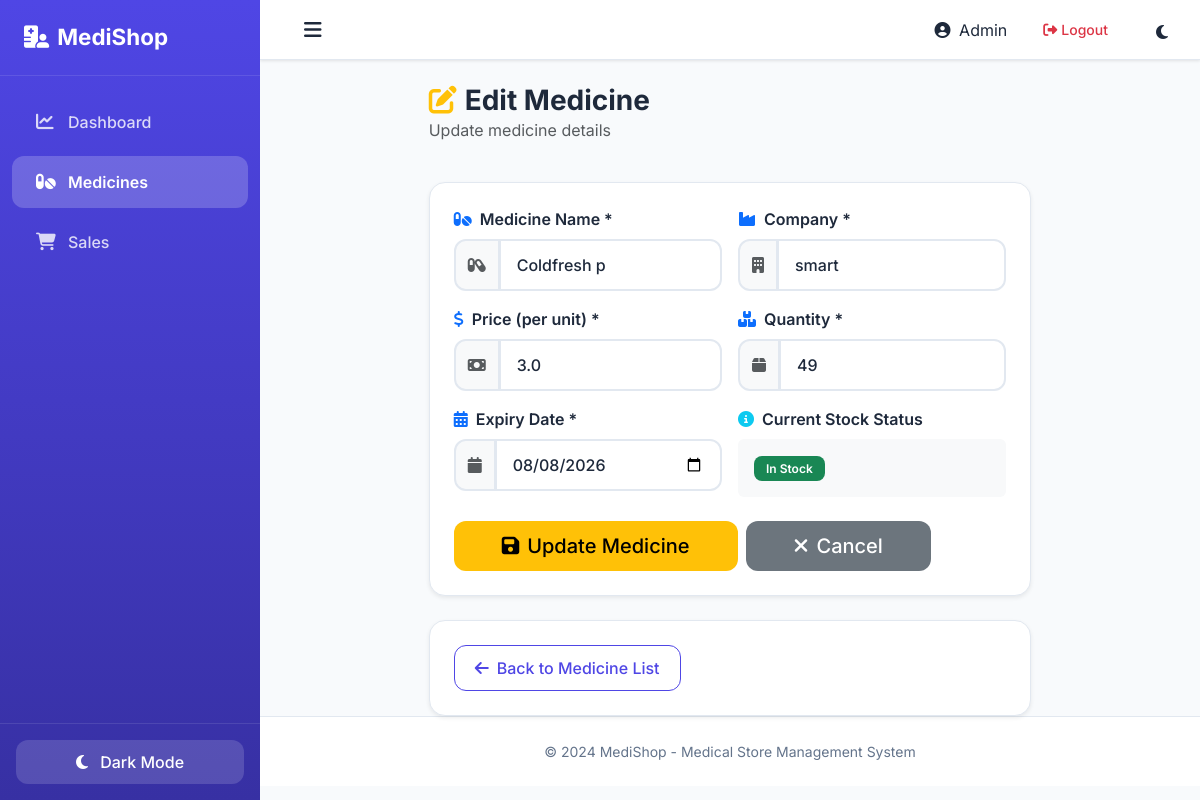
The page /edit_medicine/2 (signed in) on the database its author committed.
### tables this page shows
CREATE TABLE medicines (
            id INTEGER PRIMARY KEY AUTOINCREMENT,
            medicine_name TEXT NOT NULL,
            company TEXT NOT NULL,
            price REAL NOT NULL,
            quantity INTEGER NOT NULL,
            expiry_date TEXT NOT NULL
        );

### app.py (the view, shortened to what this page needs)
@app.route('/edit_medicine/<int:id>', methods=['GET', 'POST'])
@login_required
def edit_medicine(id):
    conn = get_db_connection()
    cursor = conn.cursor()
    cursor.execute('SELECT * FROM medicines WHERE id = ?', (id,))
    medicine = cursor.fetchone()
    conn.close()
    return render_template('edit_medicine.html', medicine=medicine, datetime=datetime)

### app.py (called while the page is built)
def get_db_connection():
    conn = sqlite3.connect(DATABASE)
    conn.row_factory = sqlite3.Row
    return conn

def login_required(f):
    @wraps(f)
    def decorated_function(*args, **kwargs):
        if 'logged_in' not in session:
            flash('Please login to access this page.', 'error')
            return redirect(url_for('login'))
        return f(*args, **kwargs)
    return decorated_function

@app.context_processor
def inject_user():
    return dict(logged_in=session.get('logged_in', False))

### templates/edit_medicine.html (shortened to what this page needs)
{% extends "base.html" %}
{% block content %}
<div class="container">
    <div class="row justify-content-center">
        <div class="col-lg-8">
            <div class="row mt-4 mb-4">
                <div class="col-12">
                    <h2 class="page-title">
                        <i class="fas fa-edit me-2 text-warning"></i>Edit Medicine
                    </h2>
                    <p class="text-muted">Update medicine details</p>
                </div>
            </div>
            <div class="card shadow-sm mb-4">
                <div class="card-body p-4">
                    <form method="POST" action="{{ url_for('edit_medicine', id=medicine.id) }}">
                        <div class="row g-3">
                            <div class="col-md-6">
                                <label for="medicine_name" class="form-label">
                                    <i class="fas fa-pills me-1 text-primary"></i> Medicine Name *
                                </label>
                                <div class="input-group">
                                    <span class="input-group-text bg-light">
                                        <i class="fas fa-capsules text-muted"></i>
                                    </span>
                                    <input type="text" class="form-control" id="medicine_name"
                                           name="medicine_name" value="{{ medicine.medicine_name }}"
                                           required>
                                </div>
                            </div>
                            <div class="col-md-6">
                                <label for="company" class="form-label">
                                    <i class="fas fa-industry me-1 text-primary"></i> Company *
                                </label>
                                <div class="input-group">
                                    <span class="input-group-text bg-light">
                                        <i class="fas fa-building text-muted"></i>
                                    </span>
                                    <input type="text" class="form-control" id="company"
                                           name="company" value="{{ medicine.company }}"
                                           required>
                                </div>
                            </div>
                            <div class="col-md-6">
                                <label for="price" class="form-label">
                                    <i class="fas fa-dollar-sign me-1 text-primary"></i> Price (per unit) *
                                </label>
                                <div class="input-group">
                                    <span class="input-group-text bg-light">
                                        <i class="fas fa-money-bill text-muted"></i>
                                    </span>
                                    <input type="number" class="form-control" id="price"
                                           name="price" step="0.01" min="0"
                                           value="{{ medicine.price }}" required>
                                </div>
                            </div>
                            <div class="col-md-6">
                                <label for="quantity" class="form-label">
                                    <i class="fas fa-boxes me-1 text-primary"></i> Quantity *
                                </label>
                                <div class="input-group">
                                    <span class="input-group-text bg-light">
                                        <i class="fas fa-box text-muted"></i>
                                    </span>
                                    <input type="number" class="form-control" id="quantity"
                                           name="quantity" min="0"
                                           value="{{ medicine.quantity }}" required>
                                </div>
                            </div>
                            <div class="col-md-6">
                                <label for="expiry_date" class="form-label">
                                    <i class="fas fa-calendar-alt me-1 text-primary"></i> Expiry Date *
                                </label>
                                <div class="input-group">
                                    <span class="input-group-text bg-light">
                                        <i class="fas fa-calendar text-muted"></i>
                                    </span>
                                    <input type="date" class="form-control" id="expiry_date"
                                           name="expiry_date" value="{{ medicine.expiry_date }}" required>
                                </div>
                            </div>
                            <div class="col-md-6">
                                <label class="form-label">
                                    <i class="fas fa-info-circle me-1 text-info"></i> Current Stock Status
                                </label>
                                <div class="p-3 bg-light rounded">
                                    {% if medicine.quantity < 5 %}
                                        <span class="badge bg-danger">Critical Stock</span>
                                    {% elif medicine.quantity < 10 %}
                                        <span class="badge bg-warning text-dark">Low Stock</span>
                                    {% else %}
                                        <span class="badge bg-success">In Stock</span>
                                    {% endif %}
                                </div>
                            </div>
                            <div class="col-12 mt-4">
                                <div class="d-flex gap-2">
                                    <button type="submit" class="btn btn-warning btn-lg px-5">
                                        <i class="fas fa-save me-2"></i>Update Medicine
                                    </button>
                                    <a href="{{ url_for('medicine_list') }}" class="btn btn-secondary btn-lg px-5">
                                        <i class="fas fa-times me-2"></i>Cancel
                                    </a>
                                </div>
                            </div>
                        </div>
                    </form>
                </div>
            </div>
            <div class="card shadow-sm">
                <div class="card-body">
                    <a href="{{ url_for('medicine_list') }}" class="btn btn-outline-primary">
                        <i class="fas fa-arrow-left me-2"></i>Back to Medicine List
                    </a>
                </div>
            </div>
        </div>
    </div>
</div>
{% endblock %}

### static/style.css (style rules this page uses)
:root { --primary-color: #4f46e5; --secondary-color: #64748b; --success-color: #10b981; --warning-color: #f59e0b; --danger-color: #ef4444; --info-color: #06b6d4; --sidebar-width: 260px; --sidebar-collapsed-width: 80px; --topbar-height: 60px; --bg-light: #f8fafc; --bg-white: #ffffff; --text-dark: #1e293b; --text-muted: #64748b; --border-color: #e2e8f0; --card-shadow: 0 1px 3px rgba(0,0,0,0.1); --transition: all 0.3s ease; }
* { margin: 0; padding: 0; box-sizing: border-box; }
body { font-family: 'Inter', -apple-system, BlinkMacSystemFont, 'Segoe UI', sans-serif; background-color: var(--bg-light); color: var(--text-dark); overflow-x: hidden; }
.page-title { font-size: 1.75rem; font-weight: 700; color: var(--text-dark); margin: 0; }
.card { background: var(--bg-white); border: 1px solid var(--border-color); border-radius: 1rem; box-shadow: var(--card-shadow); overflow: hidden; }
.card-body { padding: 1.5rem; }
.badge { font-weight: 600; padding: 0.4rem 0.75rem; border-radius: 0.5rem; font-size: 0.75rem; }
.btn { border-radius: 0.75rem; font-weight: 500; padding: 0.625rem 1.25rem; transition: var(--transition); border: none; }
.btn-outline-primary { border: 1px solid var(--primary-color); color: var(--primary-color); }
.form-control, .form-select { border-radius: 0.75rem; border: 2px solid var(--border-color); padding: 0.75rem 1rem; font-weight: 500; background: var(--bg-white); color: var(--text-dark); transition: var(--transition); }
.form-label { font-weight: 600; color: var(--text-dark); margin-bottom: 0.5rem; }
.input-group-text { background: var(--bg-light); border: 2px solid var(--border-color); border-radius: 0.75rem; color: var(--text-muted); }

### rows shown on the page
medicines: medicine_name "Coldfresh p", company "smart", price "3.0", quantity "49", expiry_date "08/08/2026"
